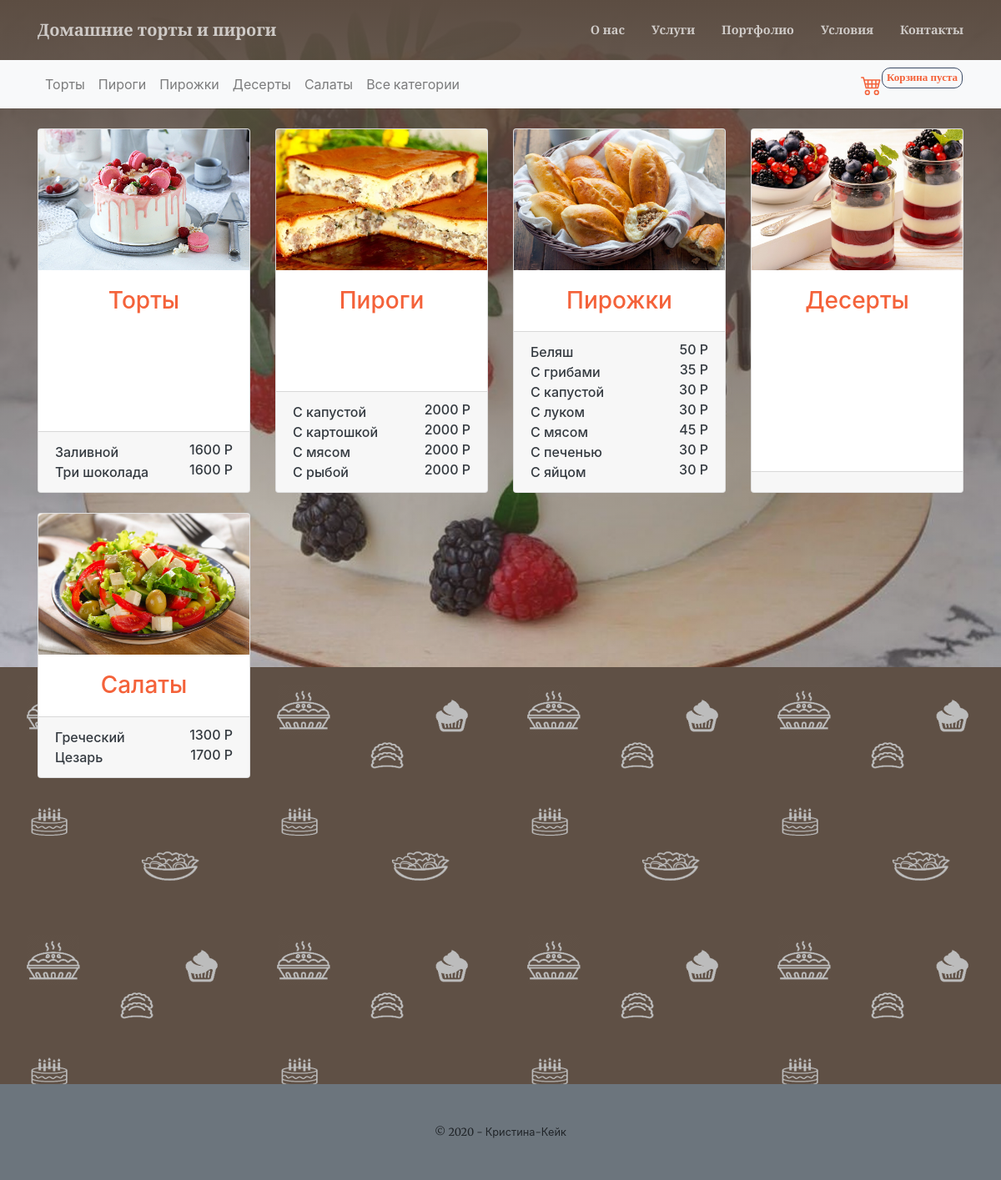
The page /category_list/ on the database its author committed.
### shop/models.py (models this page shows, shortened)
class Category(models.Model):
    name = models.CharField(max_length=200, db_index=True)
    slug = models.SlugField(max_length=200, db_index=True, unique=True)
    image = models.ImageField(upload_to='category/%Y/%m/%d', blank=True)
    image_icon = models.ImageField(upload_to='category_icon/%Y/%m/%d', blank=True)
    slogan = models.TextField(blank=True)
    description = models.TextField(blank=True)
    available = models.BooleanField(default=True)
    class Meta:
        ordering = ('name',)
        verbose_name = 'Категория'
        verbose_name_plural = 'Категории'
    def get_absolute_url(self):
        return reverse('product_list_by_category', args=[self.slug])

class Product(models.Model):
    category = models.ForeignKey(Category, related_name='products', on_delete=models.CASCADE)
    name = models.CharField(max_length=200, db_index=True)
    slug = models.SlugField(max_length=200, db_index=True)
    image = models.ImageField(upload_to='products/%Y/%m/%d', blank=True)
    composition = models.CharField(max_length=200, db_index=True, blank=True, null=True)
    description = models.TextField(blank=True)
    price = models.DecimalField(max_digits=10, decimal_places=2)
    stock = models.PositiveIntegerField(default=0, blank=True, null=True)
    available = models.BooleanField(default=True)
    portfolio = models.BooleanField(default=False)
    created = models.DateTimeField(auto_now_add=True)
    updated = models.DateTimeField(auto_now=True)
    class Meta:
        ordering = ('name',)
        index_together = (('id', 'slug'),)
        verbose_name = 'Продукт'
        verbose_name_plural = 'Продукты'
    def get_absolute_url(self):
        return reverse('product_detail', args=[self.id, self.slug])

### shop/views.py (the view)
# urls.py: path('category_list/', category_list, name='category_list'),
def category_list(request, category_slug=None):
    return render(request, 'shop/category_list.html', {
    })

### cart/cart.py (called while the page is built)
    def __len__(self):
        return sum(item['quantity'] for item in self.cart.values())

### cart/context_processors.py (called while the page is built)
def get_cart(request):
    return {'cart': Cart(request)}

### shop/context_processors.py (called while the page is built)
def get_category(request):
    categories = Category.objects.all().order_by()
    return locals()

### shop/templates/shop/category_list.html (shortened to what this page needs)
{% extends 'base.html' %}
{% load static %}
{% block mastehead %}
    <div class="container">
    <div class="row mt-4">
     <div class="card-group">
    {% for c in categories%}
        <div class="col-lg-3 col-md-6 mb-4">
        <div class="card h-100">
            <a href="{{ c.get_absolute_url }}">
          <img class="card-img-top" src="{% if c.image %}{{ c.image.url }}{% else %}{% static 'assets/img/no_image.png' %}{% endif %}" alt="">
            </a>
          <div class="card-body text-center">
            <a href="{{ c.get_absolute_url }}" class="card-title h3 text-decoration-none ">{{ c.name }}</a>
          </div>
          <div class="card-footer">
  {% for p in c.products.all %}
      <div class="">
      <a class="text-dark text-decoration-none h6 " href="{{ p.get_absolute_url }}">{{ p.name|truncatechars:15 }}
          <span class="ml-2 float-lg-right">{{ p.price|floatformat:0 }} Р</span></a>
      </div>
      {% endfor %}
          </div>
        </div>
      </div>
    {% endfor %}
    </div>
    </div>
    </div>
{% endblock mastehead %}
{% block content %}
    <section class="page-section" style="min-height: 500px; background-size: 20px 20px, auto; background: url(/static/assets/img/icons/all.png); background-color: #5f5045;" id="services">
        </section>
{% endblock content %}

### templates/base.html (shortened to what this page needs)
{% load static %}
<!DOCTYPE html>
<html lang="en">
    <head>
        <link href="{% static 'css/magnific-popup.min.css'%}" rel="stylesheet" />
        <link href="{% static 'css/styles.css' %}" rel="stylesheet" />
    </head>
    <body id="page-top">
        <nav class="navbar navbar-expand-lg navbar-light fixed-top py-3"  id="mainNav">
            <div class="container">
                <a class="navbar-brand js-scroll-trigger" href="{% url 'home' %}">Домашние торты и пироги </a>
                <div class="collapse navbar-collapse" id="navbarResponsive">
                    <ul class="navbar-nav ml-auto my-2 my-lg-0">
                        <li class="nav-item"><a class="nav-link js-scroll-trigger" href="{% url 'home' %}#about">О нас</a></li>
                        <li class="nav-item"><a class="nav-link js-scroll-trigger" href="{% url 'home' %}#services">Услуги</a></li>
                        <li class="nav-item"><a class="nav-link js-scroll-trigger" href="{% url 'home' %}#portfolio1">Портфолио</a></li>
                        <li class="nav-item"><a class="nav-link js-scroll-trigger" href="{% url 'home' %}#delivery">Условия</a></li>
                        <li class="nav-item"><a class="nav-link js-scroll-trigger" href="{% url 'home' %}#contact">Контакты</a></li>
                    </ul>
                </div>
            </div>
        </nav>
        <header class="masthead">
        <nav class="navbar navbar-expand-lg navbar-light bg-light">
  <div class="container-fluid">
    <div class="container" >
      <div class="navbar-nav">
          {% for c in categories %}
        <a class="nav-link" href="{{ c.get_absolute_url }}">{{ c.name }}</a>
          {% endfor %}
      <a class="nav-link" href="{% url 'category_list' %}">Все категории</a>
      </div>
    <div class="col pr-0 text-right">
      <a class="nav-link pr-0" href="{% url 'cart_detail' %}">
      </a>
      </div>
    <p class="" style="display: block; padding: 0 5px 0 5px ;text-align: center;	color:#fff;	 width: auto; height: 25px;	border: 1px solid #3a4a65;	border-radius: 10px;
	font-size: 14px; font-weight:bold;">
     <span id="total_products_qty">
     {% with total_items=cart|length %}
        {% if cart|length > 0 %}
            <a href="{% url "cart_detail" %}" class="text-decoration-none link-light">
                <span  style="font-size: 13px; font-family: 'Bitstream Vera Sans Mono';">тов. ({{ total_items }}), {{ cart.get_total_price }} р</span>
            </a>
        {% else %}
            <span class="text-primary" style="font-size: 13px; font-family: 'Bitstream Vera Sans Mono';">Корзина пуста</span>
        {% endif %}
    {% endwith %}
    </span>
    </p>
    </div>
  </div>
</nav>
{% block mastehead %}
{% endblock mastehead %}
   </header>
{% block content %}
{% endblock content %}
        <footer class="bg-secondary py-5">
            <div class="container"><div class="small text-center">© 2020 - Кристина-Кейк</div></div>
        </footer>
    </body>
</html>

### rows shown on the page
Category: name "Торты", image (picture)
Category: name "Пироги", image (picture)
Category: name "Пирожки", image (picture)
Category: name "Десерты", image (picture)
Category: name "Салаты", image (picture)
Product: name "Заливной", price "1600"
Product: name "Три шоколада", price "1600"
Product: name "С капустой", price "2000"
Product: name "С картошкой", price "2000"
Product: name "С мясом", price "2000"
Product: name "С рыбой", price "2000"
Product: name "Беляш", price "50"
Product: name "С грибами", price "35"
Product: name "С капустой", price "30"
Product: name "С луком", price "30"
Product: name "С мясом", price "45"
Product: name "С печенью", price "30"
Product: name "С яйцом", price "30"
Product: name "Греческий", price "1300"
Product: name "Цезарь", price "1700"
